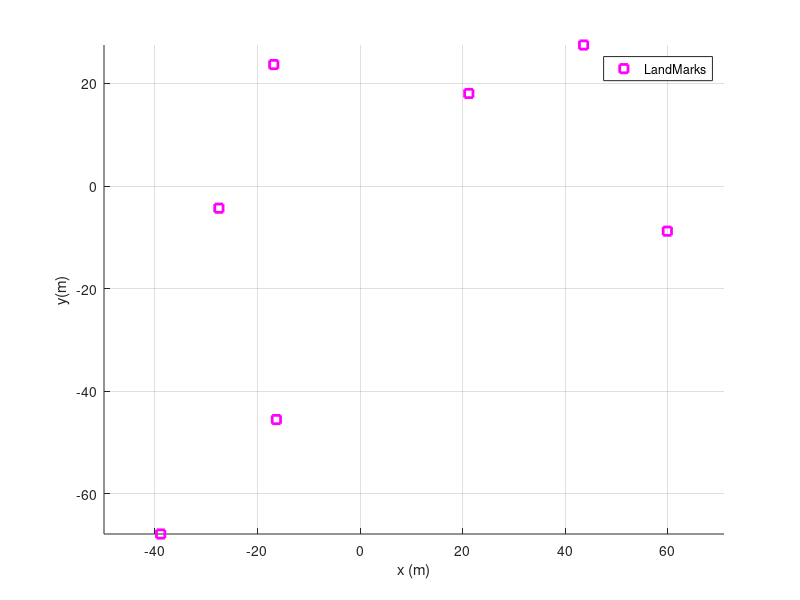

The MATLAB script that drew this image: (Note: this script raises an error after producing the figure.)
clear variables; close all; clc
% Initialization
%--------------------------------------------------------------------------
% Map/landmarks related
nLandmarks = 7;
mapSize = 140; %Size of them environment in (m)
Map = mapSize*rand(2,nLandmarks)-mapSize/2; %Landmarks uniformly distributed in the Map
% Sensor/odometry related
var_d = 0.5^2; % variance (noise) of the range measurement
R = zeros(nLandmarks); % Covariance of the observation of the landmarks
z = zeros(nLandmarks,1); % Initially. all the observations equals to zero
U = diag([100,100,1*pi/180]).^2; % Covariance of the odometry noise
% Robot pose related
xTrue = zeros(3,1); %True position, to be selected by the mouse
xEst = zeros(3,1); %Position estimated by the LSE method
xOdom = zeros(3,1); %Position given by odometry (in this case xTrue affected by noise)
% Initial graphics
figure(1); hold on; grid off; axis equal; grid on;
plot(Map(1,:),Map(2,:),'sm','LineWidth',2);hold on;
xlabel('x (m)');
ylabel('y(m)');
legend('LandMarks');
% Get the true position of the robot (ask the user)
fprintf('Please, click on the Figure where the robot is located: \n');
xTrue (1:2) = ginput(1)'; %
plot(xTrue(1),xTrue(2),'ob','MarkerSize',12)
% Set an initial guess: Where the robot believes it is (from odometry)
xOdom = xTrue + sqrtm(U)*randn(3,1);
plot(xOdom(1),xOdom(2),'+r','MarkerSize',12);
legend('LandMarks','True Position','Odo Estimation (initial guess)');
sqrt((xOdom(1)-xTrue(1))^2+(xOdom(2)-xTrue(2))^2)

% Take measurements
%--------------------------------------------------------------------------
% Get the observations to all the landmarks (data given by our sensor)
for kk = 1: nLandmarks
    % Take an observation to each landmark, i.e. compute distance to each
    % one (RANGE sensor) affected by gaussian noise
    lm = Map(:,kk)';
    pr = xTrue(1:2)';
    z(kk)=pdist2(pr,lm)+randn*sqrt(var_d);
end

% Pose estimation using Gauss-Newton for least squares optimization
%--------------------------------------------------------------------------
% Some parameters for the Gauss-Newton optimization loop
nIterations = 10; % sets the maximum number of iterations
tolerance = 0.001;% Minimum error needed for stopping the loop (convergence)
iteration = 0;
% Initialization of useful vbles
incr = ones(1,2); % Delta
jH = zeros(nLandmarks,2); % Jacobian of the observation function of all the landmarks
xEst = xOdom; %Initial estimation is the odometry position (usually noisy)
% Let's go!
while (norm(incr) > tolerance && iteration < nIterations)
    plot(xEst(1),xEst(2),'+r','MarkerSize',1 + floor((iteration*15)/nIterations));
    
    % Compute the predicted observation (from xEst) and their respective
    % Jacobians
    
    % 1) Compute distance to each landmark from xEst
    %(estimated observations)
    %predicted observations
    ez = zeros(nLandmarks,1);
    for kk = 1: nLandmarks
        lm = Map(:,kk)';
        po = xEst(1:2)';
        ez(kk)= pdist2(po,lm);
    end
    % error = difference between real observations and prediced ones.
    e = z-ez;
    residual = sqrt(e'*e); %residual error = srqt(x²+y²)
    
    % 2) Compute Jacobians with respect (x,y) (slide 13)
    % The jH is evaluated at our current guest (xEst) -> z_p
    dx=-1./ez; %% -1/dn
    z_p = xEst(1:2);
    jH=zeros(size(Map))';
    for i=1:size(Map,2)
        diff=Map(:,i)-z_p; %% (xn-x) (yn-y)
        jH(i,:)=[dx(i)*diff(1) dx(i)*diff(2)]; %%-1/dn * [(xn-x) (yn-y)]
    end
    % The observation variances R grow with the root of the distance
    R = diag(var_d*sqrt(z));
    
    % 3) Solve the equation --> compute incr
    Qinv=inv(R);
    Hf=jH'*Qinv*jH;
    gf=jH'*Qinv*e;
    incr=Hf\gf;
    
    % update position estimation
    plot([xEst(1), xEst(1)+incr(1)],[xEst(2) xEst(2)+incr(2)],'r');
    xEst(1:2) = xEst(1:2) + incr;
    fprintf('Iteration number %u residual: %1.4f [m] increment: %1.5f[m]\n',iteration+1,residual,norm(incr));
    iteration = iteration + 1;
    pause(1);
    
    
end
plot(xEst(1),xEst(2),'*g') %The last estimation is plot in green
legend('LandMarks','True Position','Odo Estimation (initial guess)');
